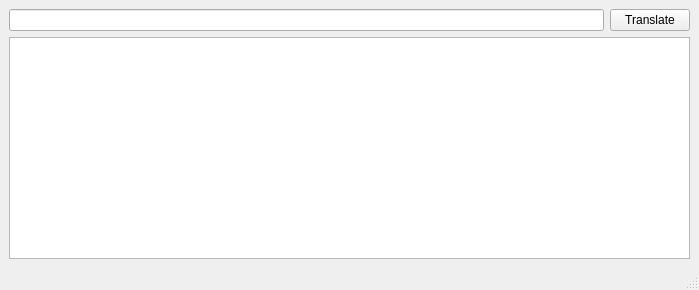
<?xml version="1.0" encoding="UTF-8"?>
<ui version="4.0">
 <class>mainWindow</class>
 <widget class="QMainWindow" name="mainWindow">
  <property name="geometry">
   <rect>
    <x>0</x>
    <y>0</y>
    <width>699</width>
    <height>290</height>
   </rect>
  </property>
  <property name="windowTitle">
   <string>Instant translator</string>
  </property>
  <widget class="QWidget" name="centralwidget">
   <layout class="QVBoxLayout" name="verticalLayout">
    <item>
     <layout class="QHBoxLayout" name="horizontalLayout">
      <item>
       <widget class="QLineEdit" name="queryTransl"/>
      </item>
      <item>
       <widget class="QPushButton" name="btnTransl">
        <property name="text">
         <string>Translate</string>
        </property>
       </widget>
      </item>
     </layout>
    </item>
    <item>
     <widget class="QTextBrowser" name="browserTransl">
      <property name="sizePolicy">
       <sizepolicy hsizetype="Expanding" vsizetype="Expanding">
        <horstretch>1</horstretch>
        <verstretch>1</verstretch>
       </sizepolicy>
      </property>
      <property name="html">
       <string>&lt;!DOCTYPE HTML PUBLIC &quot;-//W3C//DTD HTML 4.0//EN&quot; &quot;http://www.w3.org/TR/REC-html40/strict.dtd&quot;&gt;
&lt;html&gt;&lt;head&gt;&lt;meta name=&quot;qrichtext&quot; content=&quot;1&quot; /&gt;&lt;style type=&quot;text/css&quot;&gt;
p, li { white-space: pre-wrap; }
&lt;/style&gt;&lt;/head&gt;&lt;body style=&quot; font-family:'MS Shell Dlg 2'; font-size:7.8pt; font-weight:400; font-style:normal;&quot;&gt;
&lt;p style=&quot;-qt-paragraph-type:empty; margin-top:0px; margin-bottom:0px; margin-left:0px; margin-right:0px; -qt-block-indent:0; text-indent:0px; font-size:8pt;&quot;&gt;&lt;br /&gt;&lt;/p&gt;&lt;/body&gt;&lt;/html&gt;</string>
      </property>
     </widget>
    </item>
   </layout>
  </widget>
  <widget class="QMenuBar" name="menubar">
   <property name="geometry">
    <rect>
     <x>0</x>
     <y>0</y>
     <width>699</width>
     <height>26</height>
    </rect>
   </property>
  </widget>
  <widget class="QStatusBar" name="statusbar"/>
 </widget>
 <resources/>
 <connections/>
</ui>
